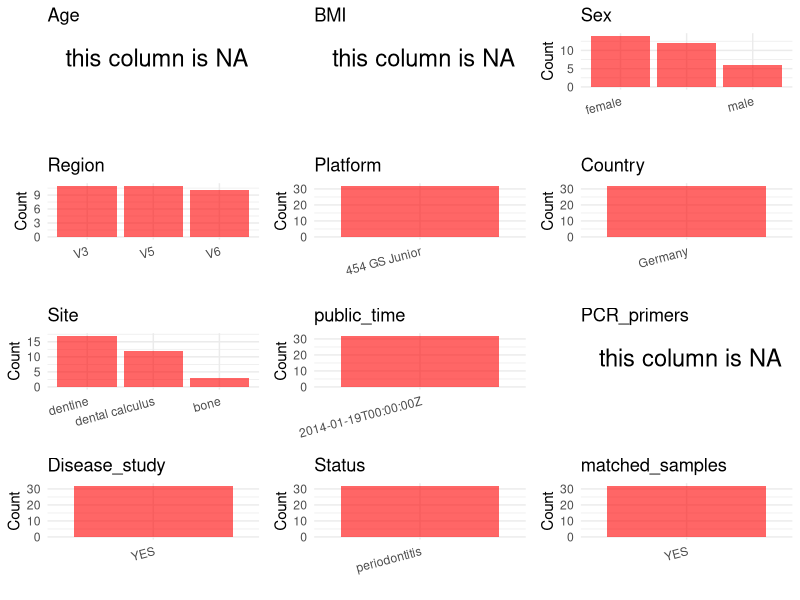

Generate this figure with R: (Note: this script raises an error after producing the figure.)
## ---- chunk 1
# Load necessary libraries
library(dplyr)
library(ggplot2)
library(cowplot)

# Set working directory (update this path to your local directory)
setwd("D:/metadata/3/PRJNA216965")

# Read the initial metadata files
initial_meta<-read.csv("SraRunTable.csv",header = T)

# Combine the two metadata files
#meta <- rbind(initial_meta, initial_meta1)

#Remove entries non-oral samples

initial_meta <- initial_meta %>% 
  filter(!grepl("-Shot-", Sample.Name))

# Check the number of samples containing "HT" in Sample.Name (e.g., healthy controls)
#nrow(subset(meta, grepl("HT", Sample.Name)))

# Display the first few rows of the metadata
head(initial_meta)
## ---- chunk 2
# Create a uniform metadata dataframe
metadata <- data.frame(
  BioProject = initial_meta$BioProject,
  Run = initial_meta$Run,
  sample_name = initial_meta$Sample.Name,
  Age = NA,
  BMI = NA,
  Sex = dplyr::coalesce(initial_meta$host_sex, NA_character_),
  #Region = "V1-V2",
  Platform = initial_meta$Instrument,
  Country = initial_meta$geo_loc_name_country,
  Site = initial_meta$BIOME,
  public_time = initial_meta$ReleaseDate,
  Status = initial_meta$Host_disease,
  PCR_primers = NA,
  stringsAsFactors = FALSE
)
## ---- chunk 3
# Add information obtained from the publication
metadata$Region <- (
  initial_meta$Sample.Name %>%
    gsub(".*-(V\\d+).*", "\\1", .) %>%
    ifelse(grepl("^V\\d+$", .), ., NA_character_)
)
#metadata$PCR_primers <- "27F-338R"
metadata$title <- "Pathogens and host immunity in the ancient human oral cavity"
metadata$Disease_study <- "YES"
# Assign disease status based on sample_name patterns
#metadata <- metadata %>%
#  mutate(Status = case_when(
#    initial_meta$Sample.Name == "Oral mucosa of healthy patients" ~ "H",
#    initial_meta$Sample.Name %in% c("Oral mucosa from affected regions of oral lichen planus patients", "Bacterial community associated with the unaffected regions from oral mucosa of Oral Lichen Planus patients") ~ "OLP"
#  ))

label_cnt <- table(initial_meta$Label)


metadata$matched_samples <- ifelse(label_cnt[initial_meta$Label] >= 2, "YES", "NO")
#metadata$matched_samples <- "NO"
## ---- chunk 4
# Check the number of unique runs and sample names
print(paste("Number of unique runs:", length(unique(metadata$Run))))
print(paste("Number of unique sample names:", length(unique(metadata$sample_name))))
## ---- chunk 5
# Select columns for visualization
plot_data <- metadata %>%
  select(-BioProject, -Run, -sample_name, -title)

# Function to create simple plots for each column
create_simple_plots <- function(data) {
  plots <- list()
  
  for (col in colnames(data)) {
    # Check if the column is all NA
    if (all(is.na(data[[col]]))) {
      # Create an empty plot with text indicating all NA
      p <- ggplot() +
        annotate("text", x = 0.5, y = 0.5, label = "this column is NA", size = 6) +
        labs(title = col) +
        theme_void()
    } else if (is.numeric(data[[col]])) {
      # Numeric variable: histogram
      p <- ggplot(data, aes(x = .data[[col]])) +
        geom_histogram(fill = "blue", alpha = 0.6, bins = 20, na.rm = TRUE) +
        labs(title = col) +
        theme_minimal()
    } else {
      # Categorical variable: bar plot (remove NA values)
      count_data <- as.data.frame(table(data[[col]], useNA = "ifany"))
      p <- ggplot(count_data, aes(x = reorder(Var1, -Freq), y = Freq)) +
        geom_col(fill = "red", alpha = 0.6) +
        labs(title = col, x = NULL, y = "Count") +
        theme_minimal() +
        theme(axis.text.x = element_text(angle = 15, hjust = 1))
    }
    plots[[col]] <- p
  }
  
  return(plots)
}

# Generate and arrange plots
plots <- create_simple_plots(plot_data)
p<-plot_grid(plots$Age, 
          plots$BMI, 
          plots$Sex, 
          plots$Region, 
          plots$Platform, 
          plots$Country, 
          plots$Site,
          plots$public_time, 
          plots$PCR_primers,
          plots$Disease_study,
          plots$Status,
          plots$matched_samples,# add 
          ncol = 3, align = "hv", axis = "lb")
ggsave("Metadata_Summary.png", plot = p, width = 8, height = 6, dpi = 150)
## ---- chunk 6
knitr::include_graphics("metadata_summary.png")
## ---- chunk 7
# Reorder columns to match the desired format
metadata <- metadata[, c(
  "BioProject", "Run", "sample_name", "Age", "BMI", "Sex", 
  "Region", "Platform", "Country", "Site", "public_time", 
  "PCR_primers", "title", "Disease_study", "Status","matched_samples"
)]

# Export the uniform metadata to a CSV file
write.csv(metadata, file = "metadata.csv", quote = TRUE)
head(metadata)
